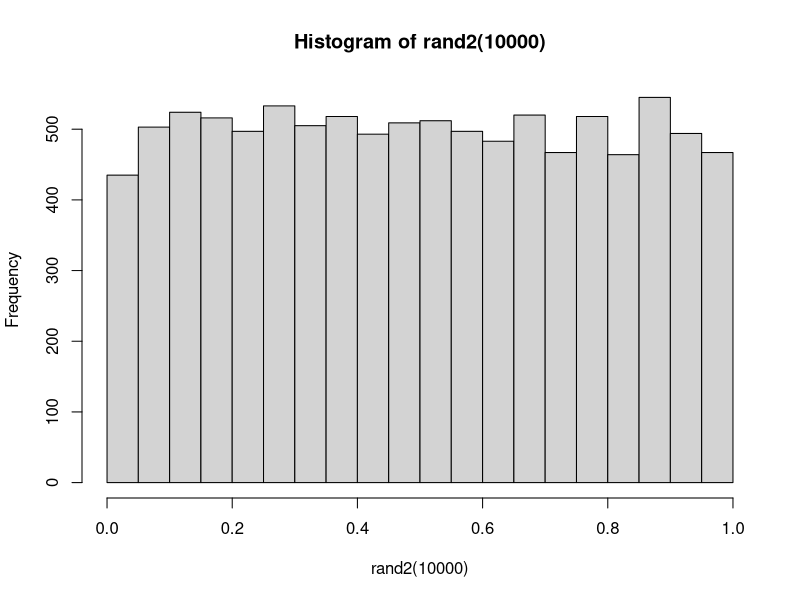
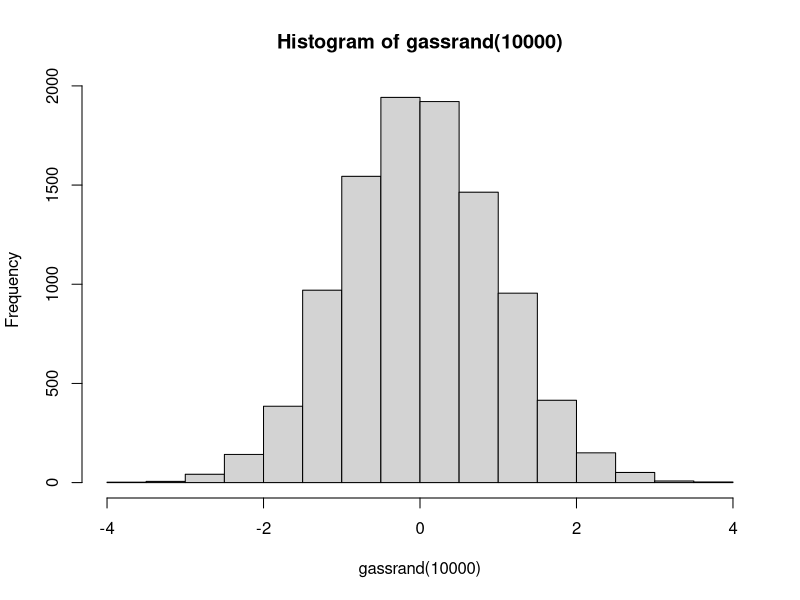

Here is the R script that generated these plots, in order:
## ---- chunk 1
rand2<-function(numran,idum=-1){  
  IM1=2147483563
  IM2=2147483399
  IMM1=IM1-1
  IA1=40014
  IA2=40692
  IQ1=53668
  IQ2=52774
  IR1=12211
  IR2=3791
  NTAB=32
  NDIV=1+IMM1/NTAB
  #make sure that you initializa the generator with a non-positive idum. 
  if(idum>0){idum=-idum}
  
  idum2=123456789
  iv=rep(0,NTAB)
  iy=0
  #real number
  AM=1./IM1
  EPS=1.2e-7
  RNMX=1.-EPS#number very close to 1
  random<-rep(0,numran)
  icount=1
  for(icount in 1:numran){
    if(idum<=0){
      idum<-max(-idum,1)
      idum2=idum
      j=NTAB+8
      while(j>0){
        k<-as.integer(idum/IQ1)
        idum<-IA1*(idum-k*IQ1)-k*IR1
        if(idum<0){
          idum<-idum+IM1
        }
        if(j<33){iv[j]<-idum}
        j<-j-1
      }
      iy<-iv[1]
    }
    k<-as.integer(idum/IQ1)
    idum<-IA1*(idum-k*IQ1)-k*IR1
    if(idum<0){idum<-idum+IM1}
    k<-as.integer(idum2/IQ2)
    idum2=IA2*(idum2-k*IQ2)-k*IR2
    if(idum2<0){idum2<-idum2+IM2}
    j<-1+as.integer(iy/NDIV)
    iy<-iv[j]-idum2
    iv[j]<-idum
    if(iy<1){iy<-iy+IMM1}
    ran2<-min(AM*iy,RNMX)
    random[icount]<-ran2
  }
  return(random)
}
hist(rand2(10000))
## ---- chunk 2
gassMap<-function(idum){
  #input: idum between 0 and 1
  #output: x,approximation to inverse normal cdf
  a0=2.50662823884
  a1=-18.61500062529
  a2=41.39119773534
  a3=-25.44106049637
  b0=-8.47351093090
  b1=23.08336743743
  b2=-21.06224101826
  b3=3.13082909833
  C<-c(0.3374754822726147,0.9761690190917186,0.1607979714918209
       ,0.0276438810333863,0.0038405729373609,0.0003951896511919
       ,0.0000321767881768,0.0000002888167364,0.0000003960315187)
  
  y<-idum-0.5
  if(abs(y)<0.42){
    r<-y*y
    x<-y*(((a3*r+a2)*r+a1)*r+a0)/((((b3*r+b2)*r+b1)*r+b0)*r+1)
  }
  else{
    r<-idum
    if(y>0){r<-1-idum}
    r<-log(-log(r))
    x<-C[1]+r*(C[2]+r*(C[3]+r*(C[4]+r*(C[5]+r*(C[6]+r*(C[7]+r*(C[8]+r*C[9])))))))
    if(y<0){x<-(-x)}
  }
  return(x)
}
#this is a function that generate normal distributed random number 
gassrand<-function(numran,idum=-1){
  if(idum>0){idum=-idum}
  randnum=rand2(numran,idum)
  gassRand=rep(0,length(randnum))
  for(i in 1:length(randnum)){
    gassRand[i]<-gassMap(randnum[i])
  }
  return(gassRand)
}
hist(gassrand(10000))
